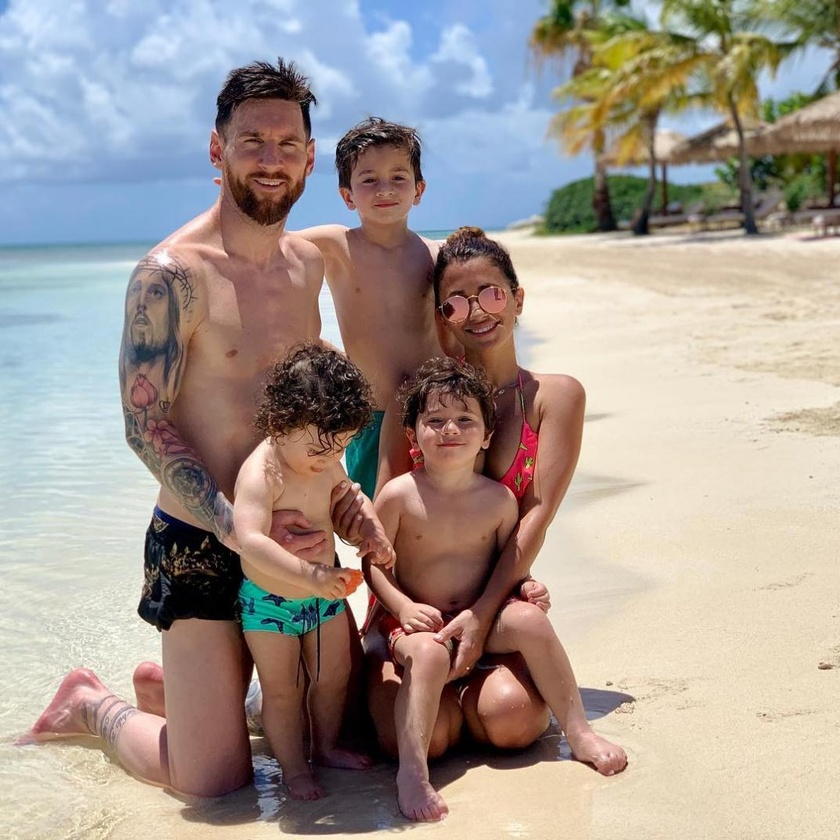
#> input picture image/messi2.jpg, 840 x 840 px, shrunk from 1072 x 1072 before the run
$ python Question10.py
#> lines starting #> are read from the running program, lines starting #| are printed output that depends on the picture
import cv2
img1 = cv2.imread("../image/messi2.jpg")
#> img1 is the input picture: shape (840, 840, 3); mean B, G, R 146.6, 153.9, 165.1
img2 = cv2.imread("../image/messi2.jpg")
#créer un detecteur : ORB
orb = cv2.ORB_create()
#Détecter les points clés el le d+escripteur
kp1, desc1 = orb.detectAndCompute(img1,None)
#> kp1 = 500 keypoints; strongest (x, y, size): (359, 628, 37.2), (359, 626, 44.6), (358, 628, 31), (359, 624, 64.3)
kp2,desc2= orb.detectAndCompute(img2,None)
#> kp2 has the same summary as kp1
#BFMatcher : fait le matching de deux images, en se basant sur les descripteurs
bf = cv2.BFMatcher()
#Faire le matching : la correspondance
matches = bf.knnMatch(desc1,desc2,k=2)
#> matches = 500 matches
meilleurs_points=[]
for m, n in matches:
    if m.distance<0.6*n.distance:
        meilleurs_points.append(m)
#> after the loop, meilleurs_points = 500 matches

pourcentage = (len(meilleurs_points)/len(kp1))*100
#> pourcentage = 100
print("pourcentage:",pourcentage)
#| pourcentage: 100.0
img_matche= cv2.drawMatches(img1,kp1,img2,kp2,meilleurs_points,None)
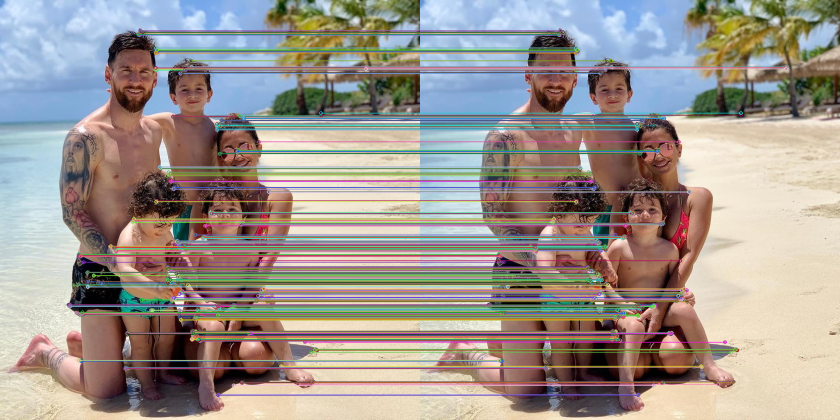
#> img_matche: shape (840, 1680, 3) (shown at 1/2 size); mean B, G, R 143.5, 150.3, 158.8
cv2.imshow("image 1",img1)
cv2.imshow("image 2",img2)
cv2.imshow("image 3",img_matche)
cv2.waitKey(0)
cv2.destroyAllWindows()

$ run again, with image/face.jpeg copied over image/messi2.jpg
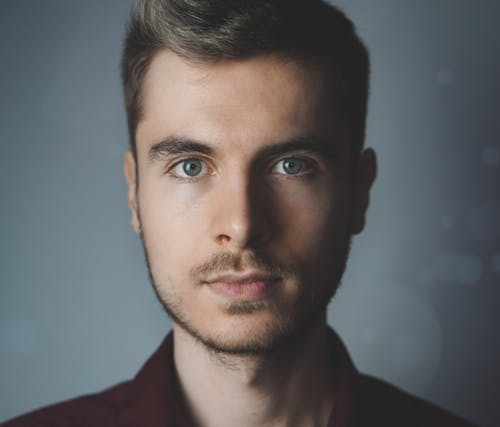
#> input picture image/face.jpeg, 500 x 427 px
#> img1 is the input picture: shape (427, 500, 3); mean B, G, R 99.6, 98.5, 99
#> kp1 = 495 keypoints; strongest (x, y, size): (283, 165, 31), (283, 164, 37.2), (181, 164, 37.2), (287, 164, 37.2)
#> kp2 has the same summary as kp1
#> matches = 495 matches
#> pourcentage = 100
#| pourcentage: 100.0
#> `img_matche= cv2.drawMatches(img1,kp1,img2,kp2,meilleurs_points,None)`:
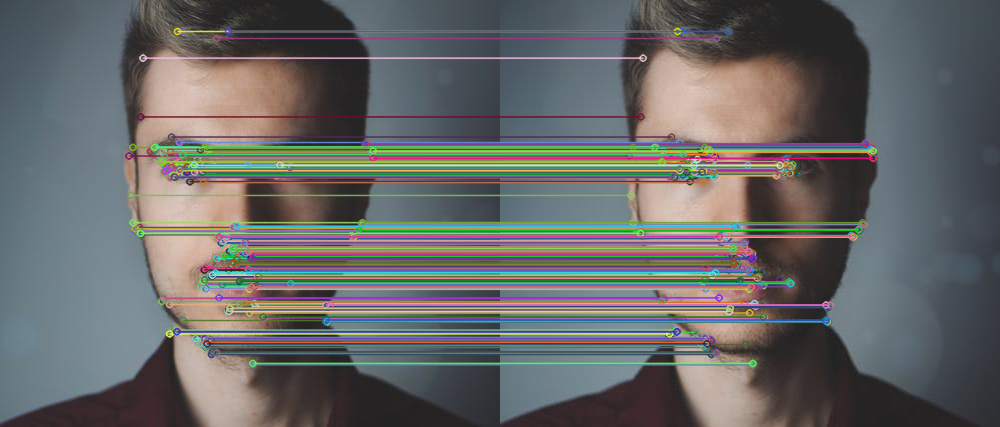
#> img_matche: shape (427, 1000, 3); mean B, G, R 102.8, 103.5, 102.4
